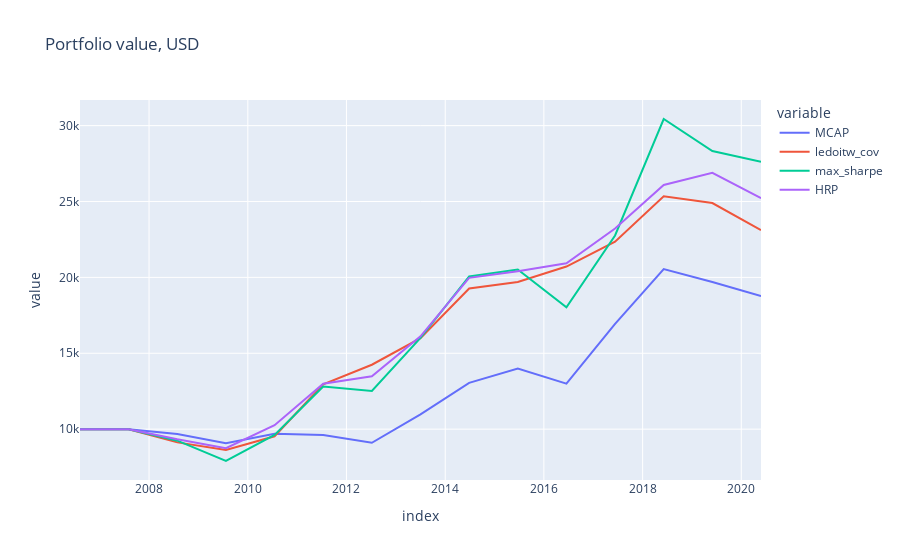

Notebook cell for this chart:
### Code cell
values_history_per_calc.plot(title=f'Portfolio value, USD')

### Figure 1 — Plotly figure (JSON) as saved in the notebook; plotly's stock layout.template omitted (floating-point values rounded to 4 significant figures)
{"data": [{"hovertemplate": "variable=MCAP<br>index=%{x}<br>value=%{y}<extra></extra>", "legendgroup": "MCAP", "line": {"color": "#636efa", "dash": "solid"}, "marker": {"symbol": "circle"}, "mode": "lines", "name": "MCAP", "orientation": "v", "showlegend": true, "x": ["2006-08-08", "2007-08-03", "2008-07-28", "2009-07-23", "2010-07-18", "2011-07-13", "2012-07-07", "2013-07-02", "2014-06-27", "2015-06-22", "2016-06-16", "2017-06-11", "2018-06-06", "2019-06-01", "2020-05-26"], "xaxis": "x", "y": [10000.0, 10000.0, 9686.0, 9071.0, 9702.0, 9617.0, 9102.0, 10970.0, 13050.0, 13990.0, 13000.0, 16940.0, 20550.0, 19700.0, 18760.0], "yaxis": "y", "type": "scatter"}, {"hovertemplate": "variable=ledoitw_cov<br>index=%{x}<br>value=%{y}<extra></extra>", "legendgroup": "ledoitw_cov", "line": {"color": "#EF553B", "dash": "solid"}, "marker": {"symbol": "circle"}, "mode": "lines", "name": "ledoitw_cov", "orientation": "v", "showlegend": true, "x": ["2006-08-08", "2007-08-03", "2008-07-28", "2009-07-23", "2010-07-18", "2011-07-13", "2012-07-07", "2013-07-02", "2014-06-27", "2015-06-22", "2016-06-16", "2017-06-11", "2018-06-06", "2019-06-01", "2020-05-26"], "xaxis": "x", "y": [10000.0, 9996.0, 9128.0, 8629.0, 9533.0, 12950.0, 14250.0, 15990.0, 19270.0, 19700.0, 20720.0, 22350.0, 25350.0, 24900.0, 23120.0], "yaxis": "y", "type": "scatter"}, {"hovertemplate": "variable=max_sharpe<br>index=%{x}<br>value=%{y}<extra></extra>", "legendgroup": "max_sharpe", "line": {"color": "#00cc96", "dash": "solid"}, "marker": {"symbol": "circle"}, "mode": "lines", "name": "max_sharpe", "orientation": "v", "showlegend": true, "x": ["2006-08-08", "2007-08-03", "2008-07-28", "2009-07-23", "2010-07-18", "2011-07-13", "2012-07-07", "2013-07-02", "2014-06-27", "2015-06-22", "2016-06-16", "2017-06-11", "2018-06-06", "2019-06-01", "2020-05-26"], "xaxis": "x", "y": [10000.0, 9996.0, 9242.0, 7902.0, 9620.0, 12820.0, 12520.0, 16020.0, 20060.0, 20520.0, 18020.0, 22760.0, 30440.0, 28330.0, 27620.0], "yaxis": "y", "type": "scatter"}, {"hovertemplate": "variable=HRP<br>index=%{x}<br>value=%{y}<extra></extra>", "legendgroup": "HRP", "line": {"color": "#ab63fa", "dash": "solid"}, "marker": {"symbol": "circle"}, "mode": "lines", "name": "HRP", "orientation": "v", "showlegend": true, "x": ["2006-08-08", "2007-08-03", "2008-07-28", "2009-07-23", "2010-07-18", "2011-07-13", "2012-07-07", "2013-07-02", "2014-06-27", "2015-06-22", "2016-06-16", "2017-06-11", "2018-06-06", "2019-06-01", "2020-05-26"], "xaxis": "x", "y": [10000.0, 9996.0, 9332.0, 8752.0, 10260.0, 13000.0, 13480.0, 16120.0, 19970.0, 20410.0, 20930.0, 23220.0, 26090.0, 26890.0, 25220.0], "yaxis": "y", "type": "scatter"}], "layout": {"xaxis": {"anchor": "y", "domain": [0.0, 1.0], "title": {"text": "index"}}, "yaxis": {"anchor": "x", "domain": [0.0, 1.0], "title": {"text": "value"}}, "legend": {"title": {"text": "variable"}, "tracegroupgap": 0}, "title": {"text": "Portfolio value, USD"}}}
